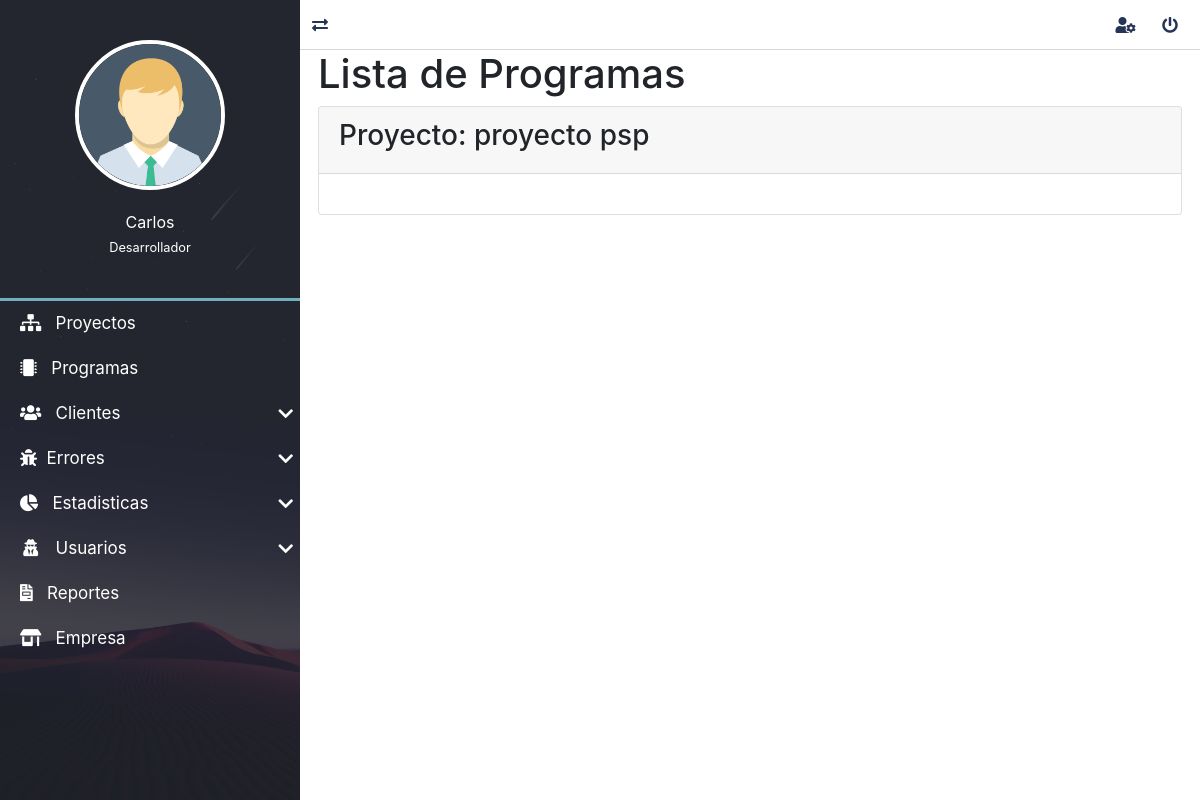
Page /programas/lista/3/1/ (signed in) on the earlier database version.
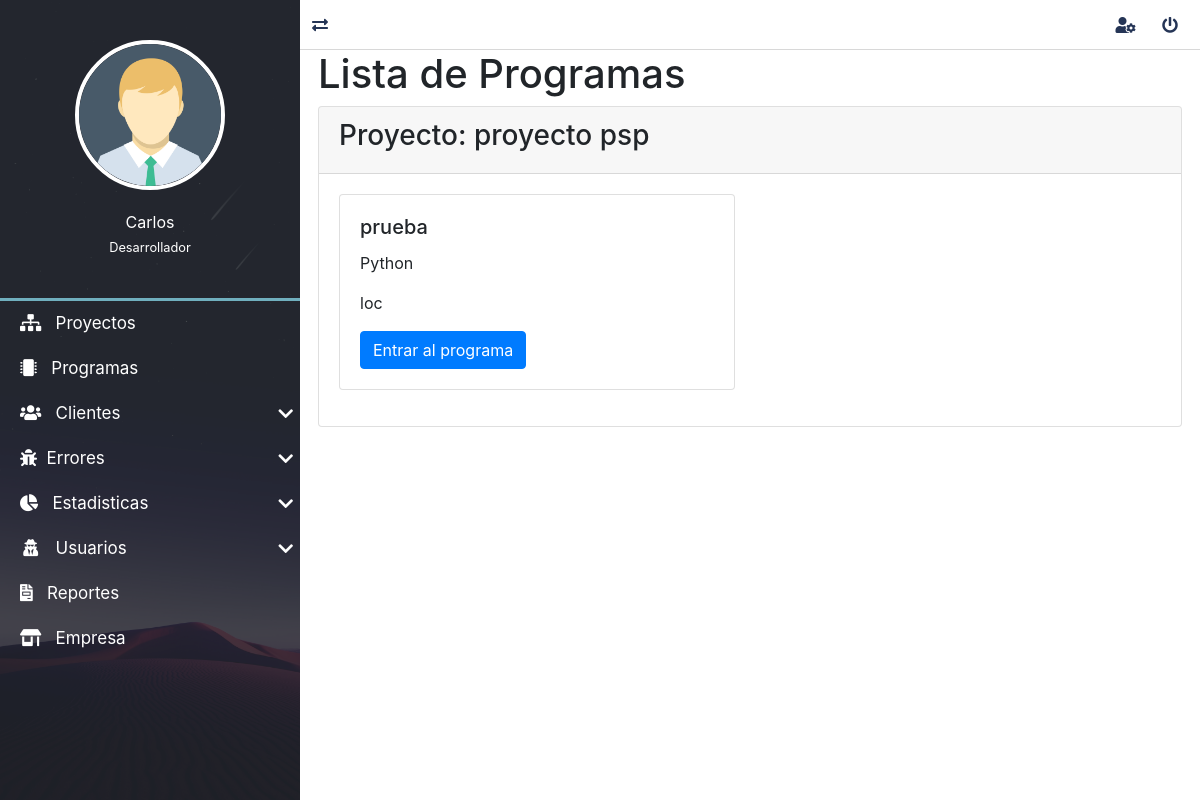
Same page on the later database version.
### programas/models.py (models this page shows, shortened)
class Programa(models.Model):
    id_usuario = models.ForeignKey(settings.AUTH_USER_MODEL, verbose_name="usuario", on_delete=models.CASCADE)
    id_proyecto = models.ForeignKey("proyectos.Proyecto", verbose_name="proyecto", on_delete=models.CASCADE)
    nombre = models.CharField(verbose_name="Nombre", max_length=200)
    descripcion = models.TextField(verbose_name="Descripción")
    id_lenguaje = models.ForeignKey("mainApp.Lenguaje", verbose_name="lenguaje", on_delete=models.CASCADE)
    id_medida = models.ForeignKey("mainApp.Medida", verbose_name="medida", on_delete=models.CASCADE)
    fecha_creacion = models.DateTimeField(auto_now_add=True, verbose_name="Fecha de creación")
    fecha_actualizacion = models.DateTimeField(auto_now=True, verbose_name="Fecha de edición")
    fecha_finalizacion = models.DateTimeField(verbose_name="Fecha de finalización", null=True, blank=True)
    class Meta:
        verbose_name = "Programa"
        verbose_name_plural = "Programas"
        ordering = ['nombre', 'fecha_creacion']

### mainApp/models.py (models this page shows)
class Lenguaje(models.Model):
    nombre = models.CharField(verbose_name="Nombre", max_length=200)
    class Meta:
        verbose_name = "Lenguaje"
        verbose_name_plural = "Lenguajes"
        ordering = ['nombre']
    def __str__(self):
        return self.nombre

class Medida(models.Model):
    acronimo = models.CharField(verbose_name="Acronimo", max_length=20)
    nombre = models.CharField(verbose_name="Nombre", max_length=200)
    descripcion = models.TextField()
    class Meta:
        verbose_name = "Medida"
        verbose_name_plural = "Medidas"
        ordering = ['nombre']
    def __str__(self):
        return self.nombre

### programas/views.py (the view)
# urls.py: path('lista/<int:id_u>/<int:id_p>/', ProgramaListView.as_view(), name='lista_programas_usuario'),
@method_decorator(login_required, name='dispatch')
class ProgramaListView(ListView):
    model = Programa
    def get_context_data(self, **kwargs):
        context = super(ProgramaListView, self).get_context_data(**kwargs)
        context["programas"] = Programa.objects.filter(id_usuario=self.kwargs.get('id_u'), id_proyecto=self.kwargs.get('id_p'))
        context["id_p"] = Proyecto.objects.get(id=self.kwargs.get('id_p'))
        context["id_u"] = User.objects.get(id=self.kwargs.get('id_u'))
        return context

### mainApp/context_processors.py (called while the page is built)
def get_programasDeUsuario(request):
    programas= Programa.objects.all()
    return {'lista_programas':programas}

def get_lenguajes(request):
    lenguajes = Lenguaje.objects.all()
    return {'lista_lenguajes':lenguajes}

def get_medidas(request):
    medidas = Medida.objects.all()
    return {'lista_medidas':medidas}

def get_fases(request):
    fases = Fase.objects.all()
    return {'lista_fases':fases}

def get_tiposdefectos(request):
    tipos_defectos = TiposDefecto.objects.all()
    return {'lista_tipos_defectos':tipos_defectos}

### proyectos/context_processors.py (called while the page is built)
def get_proyecto(request):
    proyecto= Proyecto.objects.values_list('id','nombre','id_proceso' ,'descripcion', 'fechaInicio')
    return {
        'proyectos':proyecto
    }

### proyectos/models.py (called while the page is built)
    def __str__(self):
        return self.nombre

### programas/templates/programas/programa_list.html (shortened to what this page needs)
{% extends 'layouts/layout.html' %}
{% block content %}
    <h1>Lista de Programas</h1>
    <div class="card mb-3">
        <div class="card-header">
            <h3>Proyecto: {{id_p}}</h3>
        </div>
        <div class="card-body">
            <div class="row">
                {% for programa in programas %}
                    {% if programa.id_usuario.id == request.user.id %}
                        <div class="col-sm-6 mb-3">
                            <div class="card">
                                <div class="card-body">
                                    <h5 class="card-title">{{programa.nombre}}</h5>
                                    <p class="card-text">{{programa.id_lenguaje}}</p>
                                    <p class="card-text">{{programa.id_medida}}</p>
                                    <a href="{% url 'detalles_programa' programa.id programa.nombre|slugify %}" class="btn btn-primary">Entrar al programa</a>
                                </div>
                            </div>
                        </div>
                    {% endif %}
                {% endfor %}
            </div>
        </div>
    </div>
{% endblock content %}

Differences in the rows shown:
added Programa: nombre "prueba", id_lenguaje "Python", id_medida "loc"
